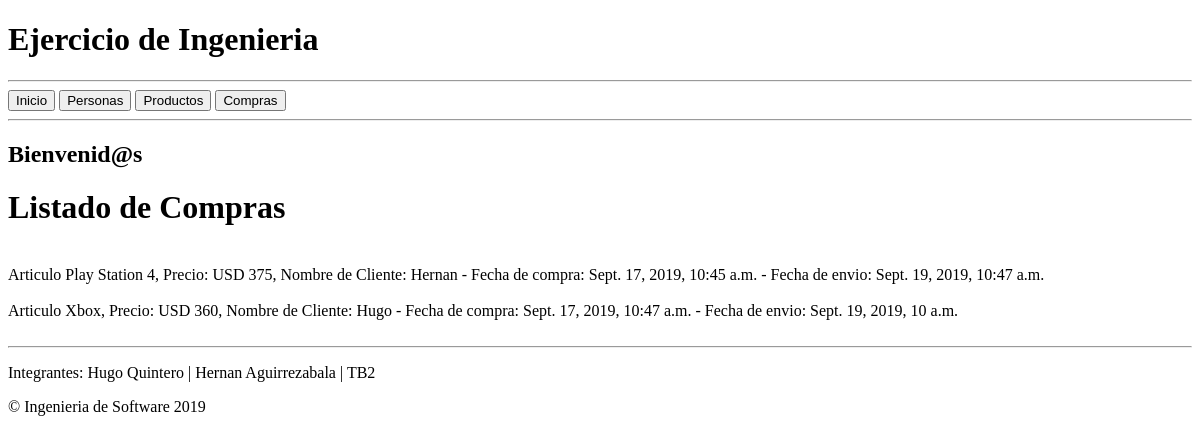
Page /compra/ on the earlier database version.
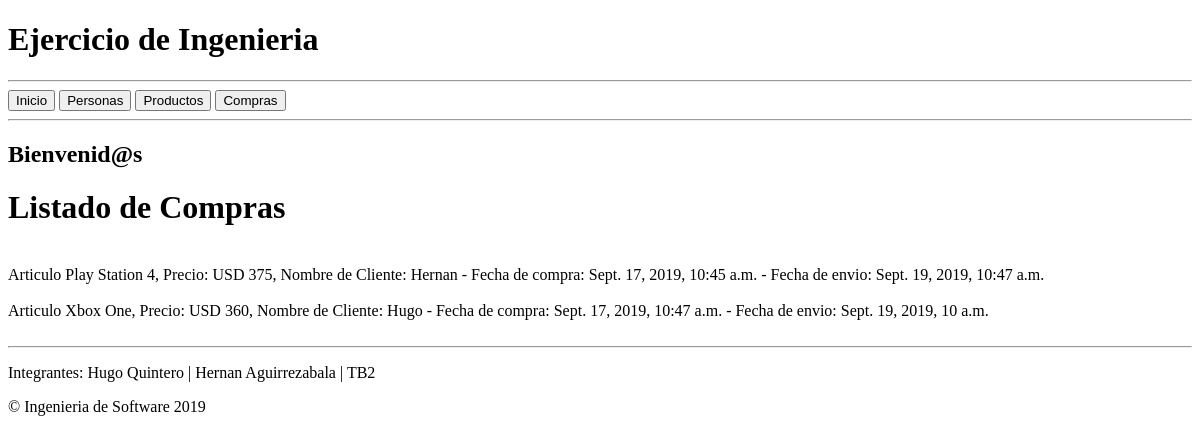
Same page on the later database version.
### ejercicio/models.py (models this page shows, shortened)
class Compra(models.Model):
    precio = models.CharField(max_length=50)
    titulo = models.ForeignKey('producto', on_delete=models.CASCADE)
    nombre = models.ForeignKey('persona', on_delete=models.CASCADE)
    fecha_compra = models.DateTimeField(
            default=timezone.now)
    fecha_envio = models.DateTimeField(
            blank=True, null=True)

class Producto(models.Model):
    titulo = models.CharField(max_length=200, verbose_name="Título")
    marca = models.CharField(max_length=100, verbose_name="Marca")
    descripcion = models.TextField()
    nombre = models.ForeignKey('persona', on_delete=models.CASCADE)
    class Meta:
        verbose_name = "producto"
        verbose_name_plural = "productos"
    def __str__(self):
        return self.titulo

class Persona(models.Model):
    nombre = models.CharField(max_length=100, verbose_name="Nombre")
    apellido = models.CharField(max_length=100, verbose_name="Apellido")
    telefono = models.CharField(max_length=50, verbose_name="Telefono")
    email = models.CharField(max_length=80, verbose_name="Email")
    class Meta:
        verbose_name = "cliente"
        verbose_name_plural = "clientes"
    def __str__(self):
        return self.nombre

### ejercicio/views.py (the view)
# urls.py: path('compra/', views.compra_list, name='compra_list'),
def compra_list(request):
    compra = Compra.objects.all()
    return render(request, 'ejercicio/compra_list.html', {'compra':compra})

### ejercicio/templates/ejercicio/compra_list.html (shortened to what this page needs)
{% extends 'ejercicio/index.html' %}
  {% block content %}
    <h1>Listado de Compras</h1>
    <br>
        {% for compra in compra.all %}
        		Articulo {{ compra.titulo }}, Precio: {{ compra.precio }}, Nombre de Cliente: {{ compra.nombre }} - Fecha de compra: {{ compra.fecha_compra }} - Fecha de envio: {{ compra.fecha_envio }} <br><br>
        {% endfor %}
  {% endblock %}

Differences in the rows shown:
changed through a linked row, Compra "USD 360": titulo "Xbox" → "Xbox One"
